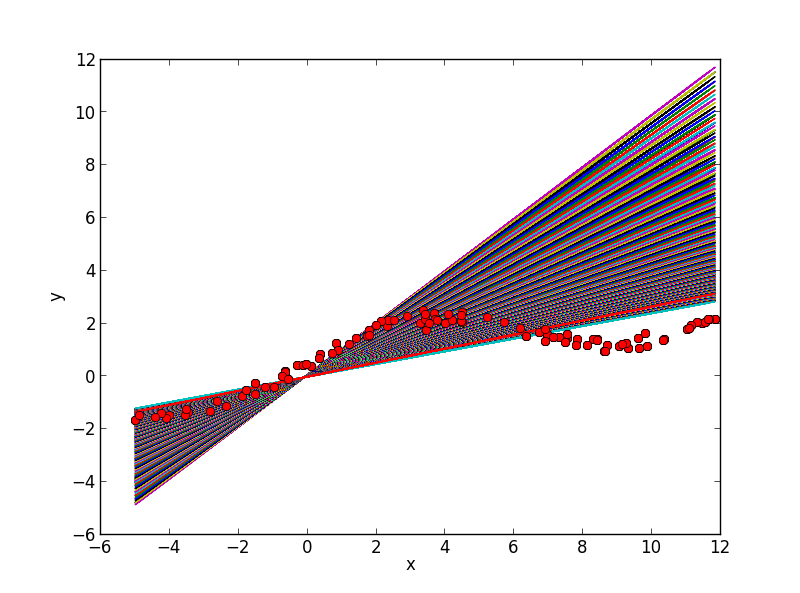

Source code (Python):
# -*- coding: utf-8 -*-
"""
Created on Mon Oct 03 20:21:24 2016

@author: Xiao顺
"""

import numpy as np
import matplotlib.pyplot as plt  

x = np.loadtxt("D:\python_files\q2x.dat",dtype = float).ravel()
y =  np.loadtxt('D:\python_files\q2y.dat',dtype = float).ravel()

o0 = 0.
o1 = 1.
l = 0.00001
lenofdata = float(len(x))
num = 0
plt.show()
plt.plot(x,y,'ro')
plt.xlabel('x')
plt.ylabel('y')

while True:
    Sum1 = Sum2 = 0
    tmp3 = 0
    for i in range(len(x)):
        tmp3 = o1 * x[i] + o0 - y[i]
        Sum1 += tmp3
        Sum2 += tmp3 * x[i]
    tmp1 = o0 - l * 1. / lenofdata * Sum1
    tmp2 = o1 - l * (1. / lenofdata) * Sum2
    print tmp1,o0,tmp2,o1
    if abs(tmp1 - o0) <= 0.0001 and abs(tmp2 - o1) <= 0.0001:
        o0 = tmp1
        o1 = tmp2
        break
    o0 = tmp1
    o1 = tmp2
    plt.plot(x,o1 * x + o0)
